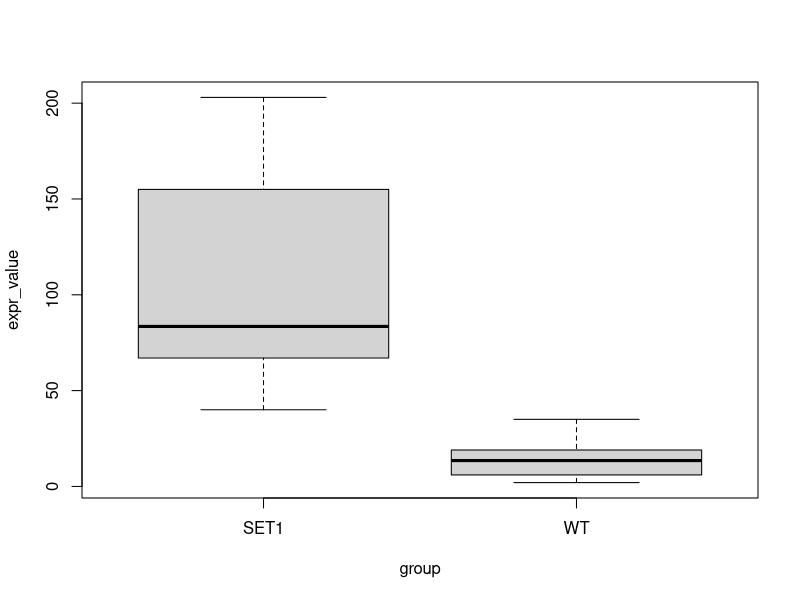

Write R code to recreate this figure.
## ---- chunk 1
my_list <- list(
  # sample information
  sample_info = data.frame(
    id = paste0("sample", 1:3),
    age = c(25, 27, 30),
    sex = c("F", "M", "F")
  ),
  ## expression matrix
  count_expr = matrix(
    1:6, ncol = 2, dimnames = list(
      paste0("sample", 1:3),
      paste0("gene", c("A", "B"))
    )
  ),
  # mesured genes
  gene_name = paste0("gene", c("A", "B")),
  # sequenced family members of each sample
  family_sequenced = list(
    sample1 = c("father", "mother"),
    sample2 = c("father", "mother", "sister"),
    sample3 = c("mother", "sister")
  )
)
my_list
## ---- chunk 2
names(my_list)
## ---- chunk 3
my_list[["count_expr"]]
## ---- chunk 4
my_list[["count_expr"]]["sample2", "geneA"]
## ---- chunk 5
colSums(my_list[["count_expr"]])
## ---- chunk 6
my_list[["sample_info"]][["age"]]
## ---- chunk 7
my_list[["family_sequenced"]][["sample3"]][1]
## ---- chunk 8
my_list[["gene_description"]] <- c(
  "geneA" = "housekeeping gene",
  "geneB" = "stress response gene"
)
## ---- chunk 9
expr_data <- read.table(
  file = "read-counts.csv",  # replace the path with your own
  header = TRUE, sep = ",", row.names = 1
)
## ---- chunk 10
str(expr_data)
## ---- chunk 11
length(unique(expr_data[["WT.2"]]))
## ---- chunk 12
expr_wt <- expr_data["LOH1", paste0("WT.", 1:10)]
expr_set1 <- expr_data["LOH1", paste0("SET1.", 1:10)]

# check data structure
str(expr_wt)
str(expr_set1)

# convert to vectors
expr_wt <- unlist(expr_wt)
expr_set1 <- unlist(expr_set1)

# check again the structure
str(expr_wt)
str(expr_set1)
## ---- chunk 13
## Calculate the mean for each group
avg_wt <- mean(expr_wt)
avg_set1 <- mean(expr_set1)

## Get the fold change
fc <- avg_set1 / avg_wt

## log2 transformed fold change
lfc <- log2(fc)
lfc
## ---- chunk 14
wilcox.test(expr_wt, expr_set1)
## ---- chunk 15
expr_loh1 <- data.frame(
  expr_value = c(expr_wt, expr_set1),
  group = rep(c("WT", "SET1"), each = length(expr_wt))
)
expr_loh1
## ---- chunk 16
boxplot(expr_value ~ group, data = expr_loh1)
